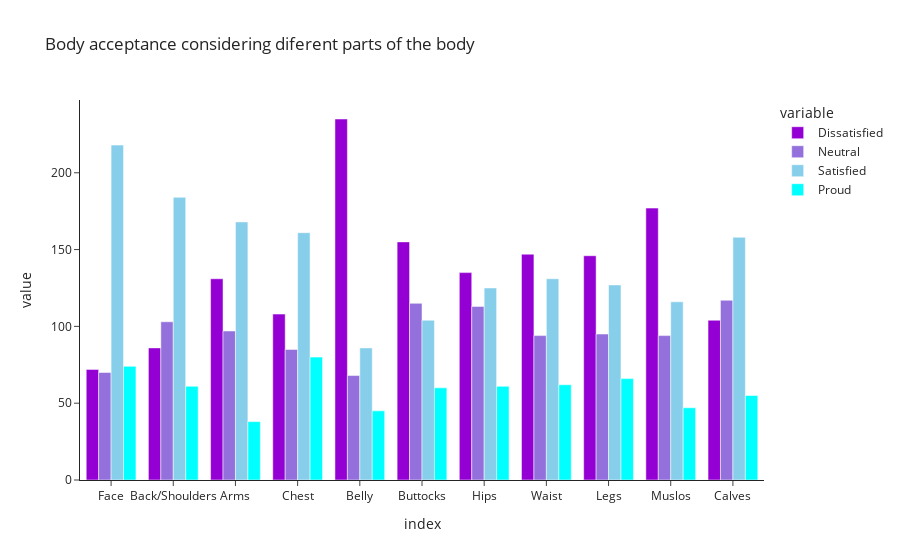

Notebook code for this chart:
### Code cell
# Step 1: Create the traces of the plots
fig = px.bar(df_plot_eng , x = df_plot_eng .index, 
                 y = ['Dissatisfied','Neutral','Satisfied','Proud'], 
                 color_discrete_sequence = ['DarkViolet','MediumPurple','SkyBlue','Cyan'],template='simple_white',
             title='Body acceptance considering diferent parts of the body')

# Step 2: Update the layout of the plot

# hide and lock down axes
#fig.update_yaxes(visible=False, fixedrange=True)

fig.update_layout(barmode='group')
fig.show()
#fig.savefig("body_parts:bar.png")

### Figure 1 — Plotly figure (JSON) as saved in the notebook; plotly's stock layout.template omitted (floating-point values rounded to 4 significant figures)
{"data": [{"alignmentgroup": "True", "hovertemplate": "variable=Dissatisfied<br>index=%{x}<br>value=%{y}<extra></extra>", "legendgroup": "Dissatisfied", "marker": {"color": "DarkViolet"}, "name": "Dissatisfied", "offsetgroup": "Dissatisfied", "orientation": "v", "showlegend": true, "textposition": "auto", "type": "bar", "x": ["Face", "Back/Shoulders", "Arms", "Chest", "Belly", "Buttocks", "Hips", "Waist", "Legs", "Muslos", "Calves"], "xaxis": "x", "y": [72, 86, 131, 108, 235, 155, 135, 147, 146, 177, 104], "yaxis": "y"}, {"alignmentgroup": "True", "hovertemplate": "variable=Neutral<br>index=%{x}<br>value=%{y}<extra></extra>", "legendgroup": "Neutral", "marker": {"color": "MediumPurple"}, "name": "Neutral", "offsetgroup": "Neutral", "orientation": "v", "showlegend": true, "textposition": "auto", "type": "bar", "x": ["Face", "Back/Shoulders", "Arms", "Chest", "Belly", "Buttocks", "Hips", "Waist", "Legs", "Muslos", "Calves"], "xaxis": "x", "y": [70, 103, 97, 85, 68, 115, 113, 94, 95, 94, 117], "yaxis": "y"}, {"alignmentgroup": "True", "hovertemplate": "variable=Satisfied<br>index=%{x}<br>value=%{y}<extra></extra>", "legendgroup": "Satisfied", "marker": {"color": "SkyBlue"}, "name": "Satisfied", "offsetgroup": "Satisfied", "orientation": "v", "showlegend": true, "textposition": "auto", "type": "bar", "x": ["Face", "Back/Shoulders", "Arms", "Chest", "Belly", "Buttocks", "Hips", "Waist", "Legs", "Muslos", "Calves"], "xaxis": "x", "y": [218, 184, 168, 161, 86, 104, 125, 131, 127, 116, 158], "yaxis": "y"}, {"alignmentgroup": "True", "hovertemplate": "variable=Proud<br>index=%{x}<br>value=%{y}<extra></extra>", "legendgroup": "Proud", "marker": {"color": "Cyan"}, "name": "Proud", "offsetgroup": "Proud", "orientation": "v", "showlegend": true, "textposition": "auto", "type": "bar", "x": ["Face", "Back/Shoulders", "Arms", "Chest", "Belly", "Buttocks", "Hips", "Waist", "Legs", "Muslos", "Calves"], "xaxis": "x", "y": [74, 61, 38, 80, 45, 60, 61, 62, 66, 47, 55], "yaxis": "y"}], "layout": {"barmode": "group", "legend": {"title": {"text": "variable"}, "tracegroupgap": 0}, "title": {"text": "Body acceptance considering diferent parts of the body"}, "xaxis": {"anchor": "y", "domain": [0, 1], "title": {"text": "index"}}, "yaxis": {"anchor": "x", "domain": [0, 1], "title": {"text": "value"}}}}
